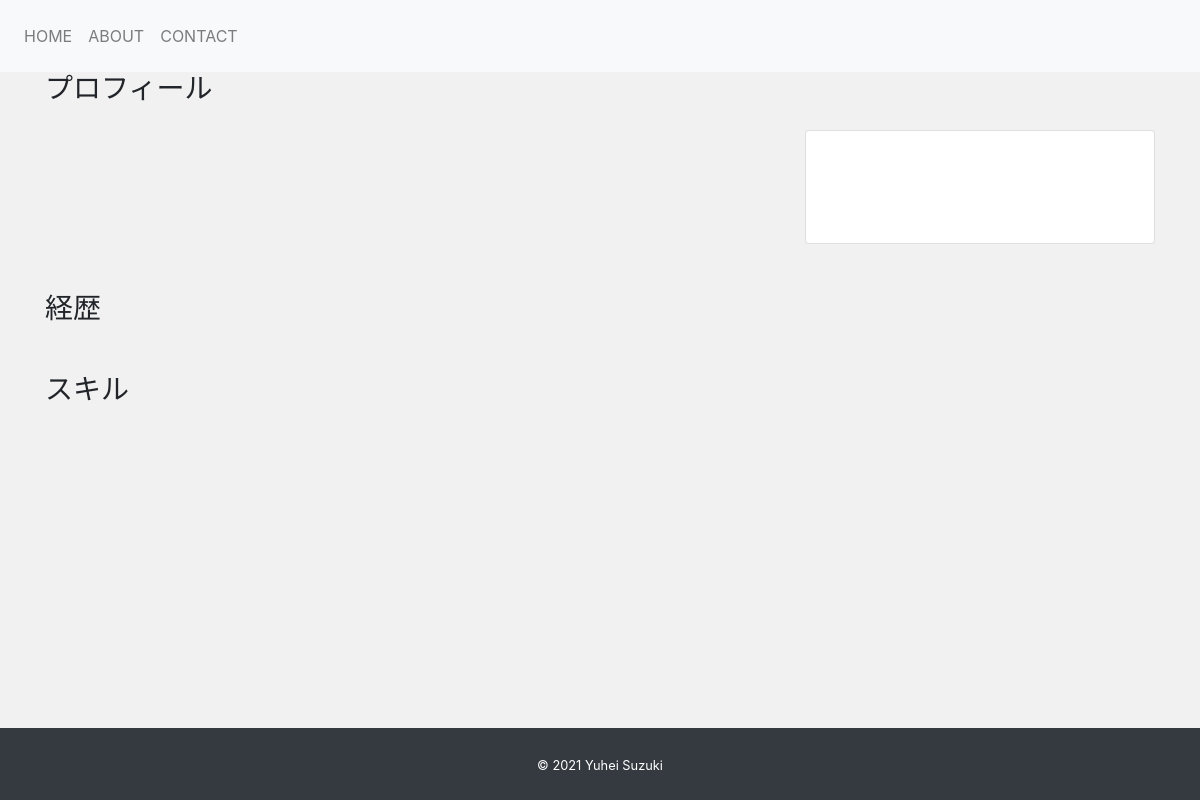
Page /about/ on the earlier database version.
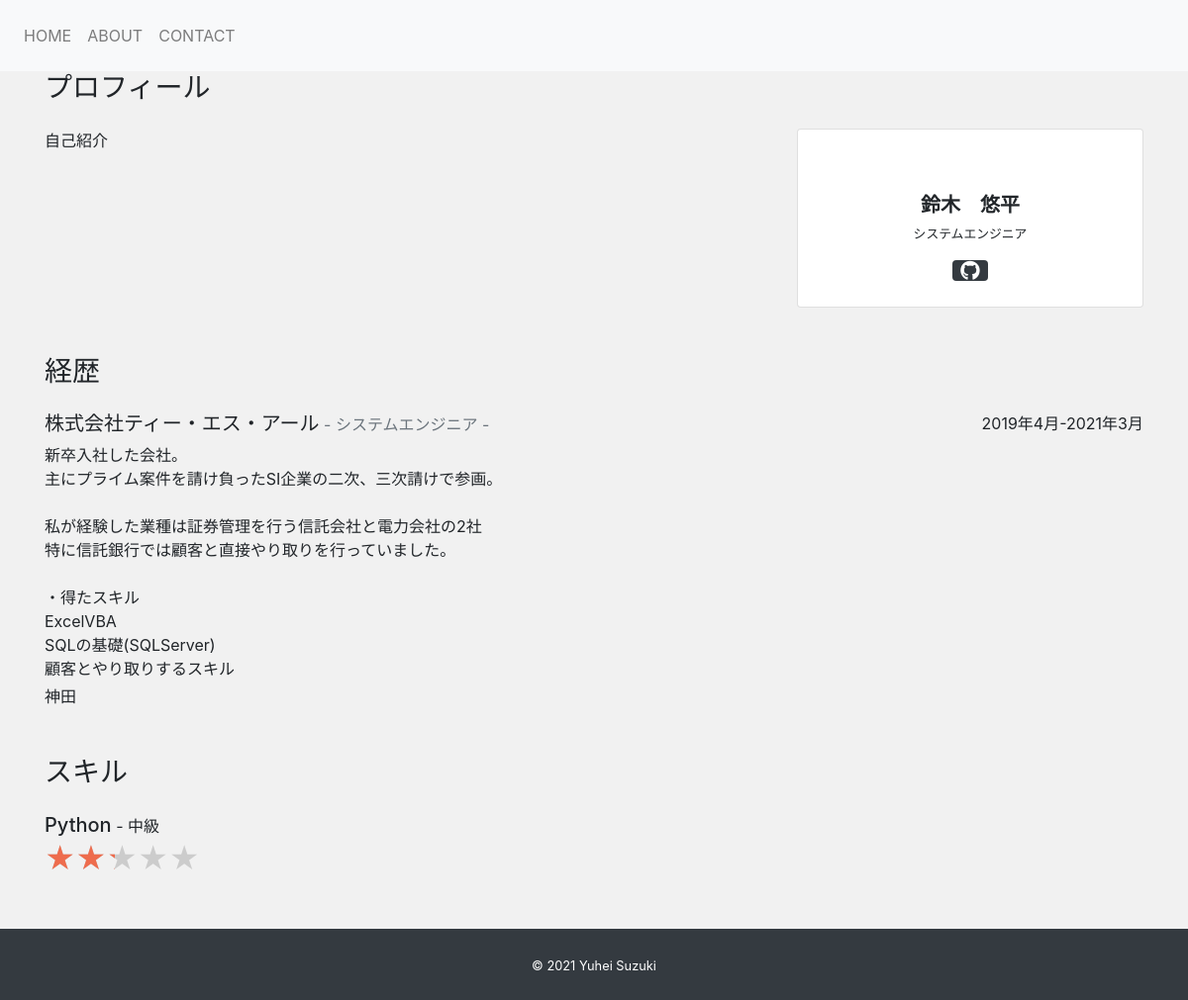
Same page on the later database version.
### app/models.py (models this page shows, shortened)
class Profile(models.Model):
    name = models.CharField('名前', max_length=100)
    job = models.CharField('仕事', max_length=100, null=True, blank=True)
    introduction = models.TextField('自己紹介')
    github = models.CharField('github', max_length=100, null=True, blank=True)
    twitter = models.CharField(
        'twitter',
        max_length=100,
        null=True,
        blank=True)

class Experience(models.Model):
    occupation = models.CharField('職種', max_length=100)
    company = models.CharField('会社', max_length=100)
    description = models.TextField('説明')
    place = models.CharField('場所', max_length=100)
    period = models.CharField('期間', max_length=100)

class Skill(models.Model):
    name = models.CharField('スキル', max_length=100)
    level = models.CharField('レベル', max_length=100)
    percentage = models.IntegerField('パーセンテージ')

### app/views.py (the view)
# urls.py: path('about/', views.AboutView.as_view(), name='about'),
class AboutView(View):
    def get(self, request, *arg, **kwargs):
        profile_data = Profile.objects.all()
        if profile_data.exists():
            profile_data = profile_data.order_by('-id')[0]
        skill_data = Skill.objects.order_by('-id')
        experience_data = Experience.objects.order_by('-id')
        return render(request,
                      'app/about.html',
                      {'profile_data': profile_data,
                       'experience_data': experience_data,
                       'skill_data': skill_data})

### app/templates/app/about.html (shortened to what this page needs)
{% extends "app/base.html" %}
{% load static %}
{% block content %}
<h3 class="mb-4">プロフィール</h3>
<div class="mb-5">
  <div class="row">
    <div class="col-md-8">
      <p>{{ profile_data.introduction|linebreaksbr }}</p>
    </div>
    <div class="col-md-4">
      <div class="card text-center px-5 py-4">
        <div class="avatar mb-3">
        </div>
        <h5 class="font-weight-bolder">{{ profile_data.name }}</h5>
        <p class="mb-3 small text-center">{{ profile_data.job|linebreaksbr }}</p>
        <div class="d-flex justify-content-around">
          {% if profile_data.github %}
          <a href="{{ profile_data.github }}" target="_blank">
            <i class="fab fa-github fa-lg rounded btn-dark icon"></i>
          </a>
          {% endif %}
        </div>
      </div>
    </div>
  </div>
</div>
<h3 class="mb-4">経歴</h3>
<div class="mb-5">
  {% for experience in experience_data %}
  <div class="d-flex justify-content-between">
    <h5>{{ experience.company }}<span class="small text-secondary"> - {{ experience.occupation }} - </span></h5>
    <p class="mb-1">{{ experience.period }}</p>
  </div>
  <p class="mb-1">{{ experience.description|linebreaksbr }}</p>
  <p>{{ experience.place }}</p>
  {% endfor %}
</div>
<h3 class="mb-4">スキル</h3>
<div class="mb-5">
  <div class="row">
    {% for skill in skill_data %}
    <div class="col-6 col-md-3">
      <h5 class="mb-0">{{ skill.name }}<span class="small secondary"> - {{ skill.level }}</span></h5>
      <div class="d-flex flex-row">
        <div class="star-rating">
          <div class="star-rating-front" style="width: {{ skill.percentage }}%">★★★★★</div>
          <div class="star-rating-back">★★★★★</div>
        </div>
      </div>
    </div>
    {% endfor %}
  </div>
</div>
{% endblock%}

### app/templates/app/base.html (shortened to what this page needs)
{% load static %}
<!DOCTYPE html>
<html lang="ja">
<head>
  <link rel="stylesheet" href="https://stackpath.bootstrapcdn.com/bootstrap/4.5.0/css/bootstrap.min.css"
 />
  <link rel="stylesheet" href="{% static 'css/style.css' %}" />
</head>
<body>
  <header>
    <nav class="navbar navbar-expand-lg navbar-light bg-light">
      <div class="collapse navbar-collapse" id="navbarNavAltMarkup">
        <div class="navbar-nav my-2">
          <a class="nav-item nav-link" href="/">HOME</a>
          <a class="nav-item nav-link" href="/about/">ABOUT</a>
          <a class="nav-item nav-link" href="/contact/">CONTACT</a>
        </div>
      </div>
    </nav>
  </header>
  <main>
    <div class="container">{% block content %}{% endblock %}</div>
  </main>
  <footer class="py-4 bg-dark text-center">
    <small class="text-white">&copy; 2021 Yuhei Suzuki</small>
  </footer>
</body>
</html>

### app/static/css/style.css (style rules this page uses)
* { margin: 0; padding: 0; box-sizing: border-box; }
body { background-color: #f1f1f1; display: flex; flex-flow: column; min-height: 100vh; }
main { flex: 1; }
.navbar-nav { flex-direction: row !important; }
.icon { padding: 10px 8px; }
.star-rating { position: relative; font-size: 30px; word-wrap: normal !important; }
.star-rating-front { position: absolute; top: 0; left: 0; overflow: hidden; color: #ee6c4d; }
.star-rating-back { color: #ccc; }

Differences in the rows shown:
added Profile: introduction "自己紹介", name "鈴木 悠平", job "システムエンジニア"
added Experience: company "株式会社ティー・エス・アール", occupation "システムエンジニア", period "2019年4月-2021年3月", description "新卒入社した会社。 主にプライム案件を請け負ったSI企業の二次、三次請けで参画。 私が経験した業種は証券管理を行う信託会社と電力会社の2社 特に信託銀行では顧客と直接やり取りを行っていました。 ・得たスキル ExcelVBA SQLの基礎(SQLServer) 顧客とやり取りするスキル", place "神田"
added Skill: name "Python", level "中級", {{ skill.percentage }} 45 (drawn)
